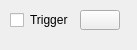
<?xml version="1.0" encoding="UTF-8"?>
<ui version="4.0">
 <class>CustomMenuButton</class>
 <widget class="QWidget" name="CustomMenuButton">
  <property name="geometry">
   <rect>
    <x>0</x>
    <y>0</y>
    <width>137</width>
    <height>50</height>
   </rect>
  </property>
  <property name="windowTitle">
   <string>Form</string>
  </property>
  <widget class="QCheckBox" name="checkBoxCustomMenuButton">
   <property name="geometry">
    <rect>
     <x>10</x>
     <y>10</y>
     <width>21</width>
     <height>20</height>
    </rect>
   </property>
   <property name="text">
    <string/>
   </property>
  </widget>
  <widget class="QLabel" name="lblCustomMenuButton">
   <property name="geometry">
    <rect>
     <x>30</x>
     <y>10</y>
     <width>49</width>
     <height>20</height>
    </rect>
   </property>
   <property name="text">
    <string>Trigger</string>
   </property>
  </widget>
  <widget class="scopy::gui::CustomPushButton" name="btnCustomMenuButton">
   <property name="geometry">
    <rect>
     <x>80</x>
     <y>10</y>
     <width>40</width>
     <height>20</height>
    </rect>
   </property>
   <property name="text">
    <string/>
   </property>
  </widget>
 </widget>
 <customwidgets>
  <customwidget>
   <class>scopy::gui::CustomPushButton</class>
   <extends>QPushButton</extends>
   <header location="global">scopy/gui/custom_push_button.hpp</header>
  </customwidget>
 </customwidgets>
 <resources/>
 <connections/>
</ui>
